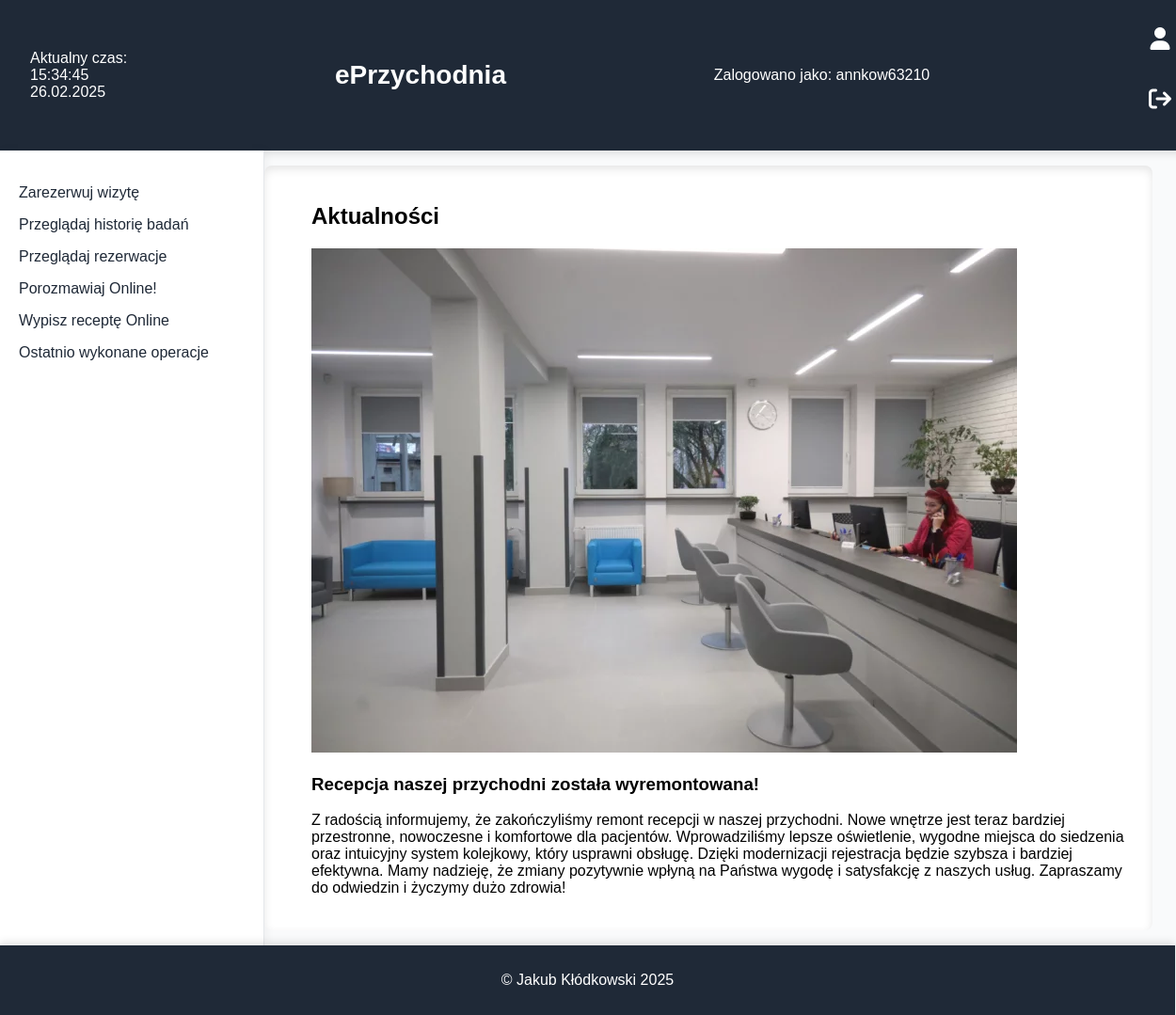
Before: / with the older database file.
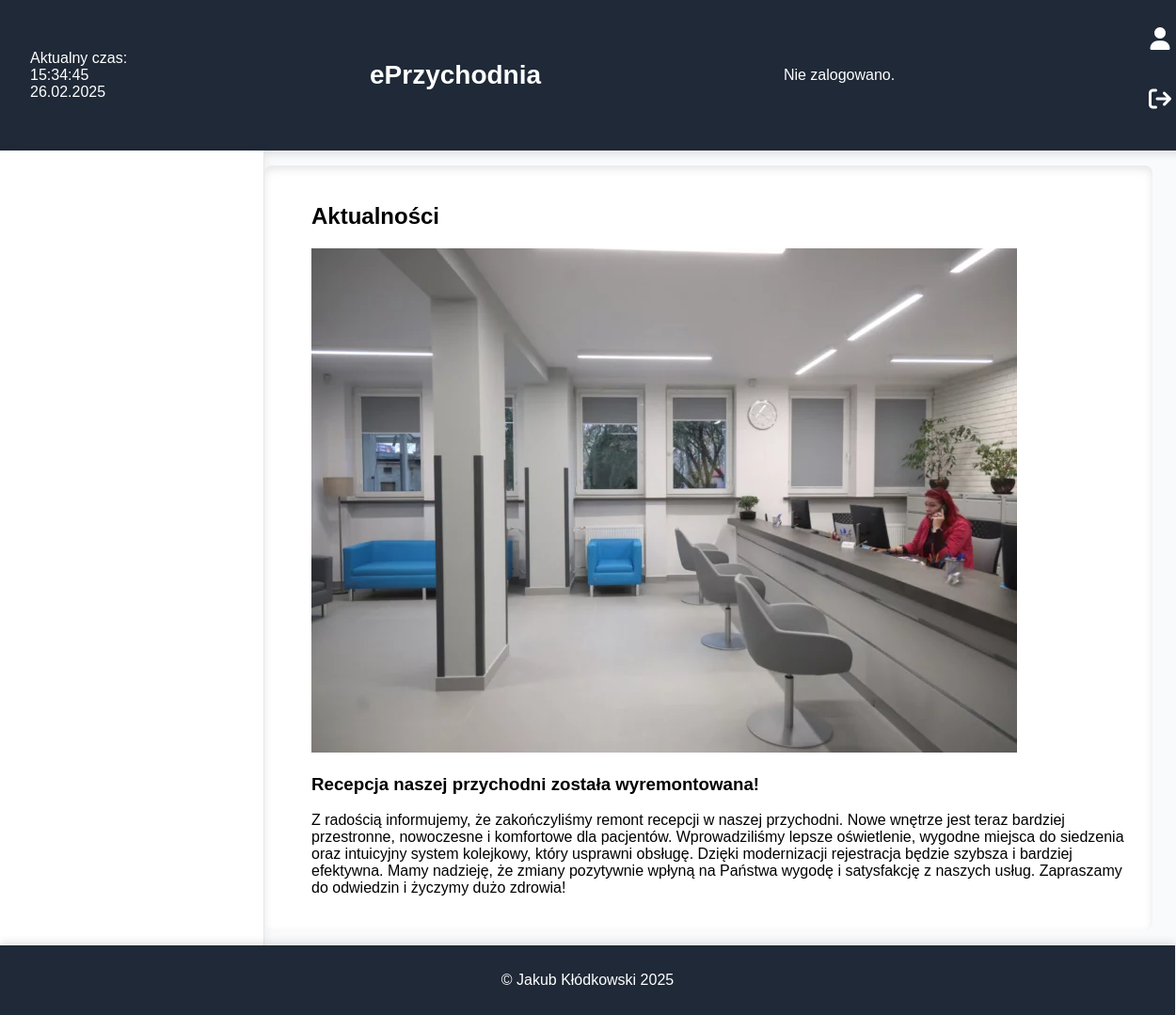
After: the same page with the newer database file.
### tables this page shows
CREATE TABLE `zalogowani` (
  `login` char(11) DEFAULT NULL,
  `haslo` varchar(100) DEFAULT NULL,
  `kto` varchar(100) DEFAULT NULL
);

### wyswietl_logowanie.php (the view, shortened to what this page needs)
<?php
            $connect = mysqli_connect("localhost", "root", "", "eprzychodnia");
            $query0 = "SELECT `login` FROM `zalogowani` LIMIT 1";
            $result = mysqli_query($connect, $query0);
            if ($result && mysqli_num_rows($result) > 0) {
                $row = mysqli_fetch_assoc($result);
                $log = $row['login'];
                echo "Zalogowano jako: " . htmlspecialchars($log);
            } else {
                echo "Nie zalogowano.";
            }
        ?>

### wyswietl_navbar.php (shortened to what this page needs)
<?php
$connect = mysqli_connect("localhost", "root", "", "eprzychodnia");
$query1 = "SELECT `kto` FROM `zalogowani`";
$result1 = mysqli_query($connect, $query1);
if ($row = mysqli_fetch_assoc($result1)) {
    $kto = $row['kto'];
}
?>
    </header>
    <div style="display: flex; flex: 1;">
        <nav>
            <?php
                $connect = mysqli_connect("localhost", "root", "", "eprzychodnia");
                $query0="select * from `zalogowani`";
                $result0=mysqli_query($connect,$query0);
                if(mysqli_num_rows($result0)>0){
                    $query1 = "SELECT `kto` FROM `zalogowani`";
                    $result1 = mysqli_query($connect, $query1);
                    if ($row = mysqli_fetch_assoc($result1)) {
                        $kto = $row['kto'];
                    }
                    $query2="select * from `uprawnienia` where `stanowisko`='".$kto."'";
                    $result2=mysqli_query($connect,$query2);
                    if($row=mysqli_fetch_assoc($result2)){
                        $rezerwuj=$row['rezerwuj'];
                        $przegladaj_historie=$row['przegladaj_historie'];
                        if($rezerwuj==1){
                            echo "<p><a href='rezerwuj.php'>Zarezerwuj wizytę</a></p>";
                        }
                        if($przegladaj_historie==1){
                            echo "<p><a href='historia.php'>Przeglądaj historię badań</a></p>";
                        }
                        if($row['przegladaj_rezerwacje']==1){
                            echo "<p><a href='przegladaj_rezerwacje.php'>Przeglądaj rezerwacje</a></p>";
                        }
                        if($row['ewizyta']==1){
                            echo "<p><a href='chat.php'>Porozmawiaj Online!</a></p>";
                        }
                        if($row['napisz_recepte']==1){
                            echo "<p><a href='zamow_recepte.php'>Wypisz receptę Online</a></p>";
                        }
                        if($row['wyswietl_historie_7dni_pacjent']==1){
                            echo "<p><a href='7dni_pacjent.php'>Ostatnio wykonane operacje</a></p>";
                        }
                    }
                }
            ?>

Changed rows visible on the page:
removed zalogowani: login "annkow63210"
Other visible differences:
text no longer shown: "Zalogowano jako: Zarezerwuj wizytę Przeglądaj historię badań Przeglądaj rezerwacje Porozmawiaj Online! Wypisz receptę Online Ostatnio wykonane operacje"
text now shown: "Nie zalogowano."
